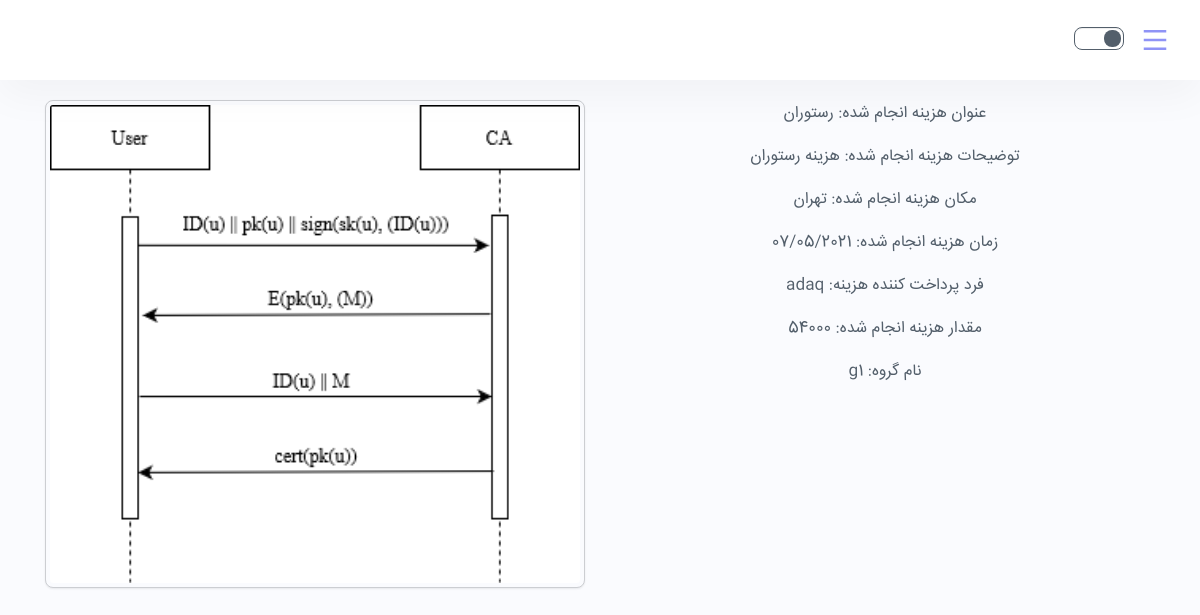
Screenshot of /groups/XHK9CTFB1L/VSPMUZ6JKQ/ (signed in) with the database file from the repository.
### DongLand/models.py (models this page shows, shortened)
class Expense(models.Model):
    main_payer = models.ForeignKey(User, on_delete=models.CASCADE, null=True,
                                   related_name='%(class)s_main_payer')
    bunch = models.ForeignKey(Bunch, on_delete=models.CASCADE, null=True,
                              related_name='%(class)s_bunch')
    subject = models.CharField(max_length=150, blank=True, null=True, verbose_name='subject')
    description = models.TextField(blank=True, unique=False, null=True, verbose_name='description')
    location = models.TextField(blank=True, unique=False, null=True, verbose_name='location')
    amount = models.FloatField(max_length=15, verbose_name="amount")
    date = models.CharField(max_length=20, blank=True, null=True, verbose_name='date')
    picture = models.ImageField(upload_to="images", blank=True, null=True, verbose_name='picture')
    token_str = models.CharField(max_length=10, default=''.join(
        random.choice(string.ascii_uppercase + string.digits) for _ in range(10)))

class User(AbstractUser):
    phone_number = models.CharField(max_length=100)
    address = models.CharField(max_length=200)

class Bunch(models.Model):
    users = models.ManyToManyField(User, null=False, blank=False, related_name="%(class)s_members")
    name = models.CharField(max_length=150, unique=False, blank=False, null=False)
    creator = models.ForeignKey(User, on_delete=models.CASCADE, null=False, blank=False,
                                related_name='%(class)s_creator')
    token_str = models.CharField(max_length=10, default=''.join(
        random.choice(string.ascii_uppercase + string.digits) for _ in range(10)))

### DongLand/views.py (the view)
# urls.py: path('groups/<group_token>/<expense_token>/', views.expense_detail, name='expense_detail'),
def expense_detail(request, group_token, expense_token):
    current_user = request.user
    group = Bunch.objects.get(token_str=group_token)
    group_users = list(group.users.all())
    has_access = False
    for user in group_users:
        if current_user.username == user.username:
            has_access = True
            break
    if not has_access:
        return render(request, "bad_access.html")
    expense = list(Expense.objects.filter(token_str=expense_token))[0]
    bunch = list(Bunch.objects.filter(token_str=group_token))[0]
    context = {"expense": expense, "bunch": bunch}
    if not current_user.is_staff:
        return render(request, "expense_detail.html", context)
    else:
        return render(request, "expense_detail_admin.html", context)

### templates/expense_detail.html (shortened to what this page needs)
{% extends "user_base.html" %}
{% load static %}
{% block content %}
    <div class="container justify-content-center align-items-center">
        <div class="row">
            <div class="col text-center">
                <p>عنوان هزینه انجام شده: {{ expense.subject }}</p>
                <p>توضیحات هزینه انجام شده: {{ expense.description }}</p>
                <p>مکان هزینه انجام شده: {{ expense.location }}</p>
                <p>زمان هزینه انجام شده: {{ expense.date }}</p>
                <p>فرد پرداخت کننده هزینه: {{ expense.main_payer.username }}</p>
                <p>مقدار هزینه انجام شده: {{ expense.amount.as_integer_ratio.0 }}</p>
                <p>نام گروه: {{ bunch.name }}</p>
            </div>
            <div class="col text-center">
                <img src="{{ expense.picture.url }}" class="img-fluid img-thumbnail" alt="Responsive image"
                     style="width: 100%; height: 100%">
            </div>
        </div>
    </div>
{% endblock %}

### rows the page displays
Expense: subject "رستوران", description "هزینه رستوران", location "تهران", date "07/05/2021", main_payer.username "adaq", amount.as_integer_ratio.0 "54000", picture (picture)
Bunch: name "g1"
